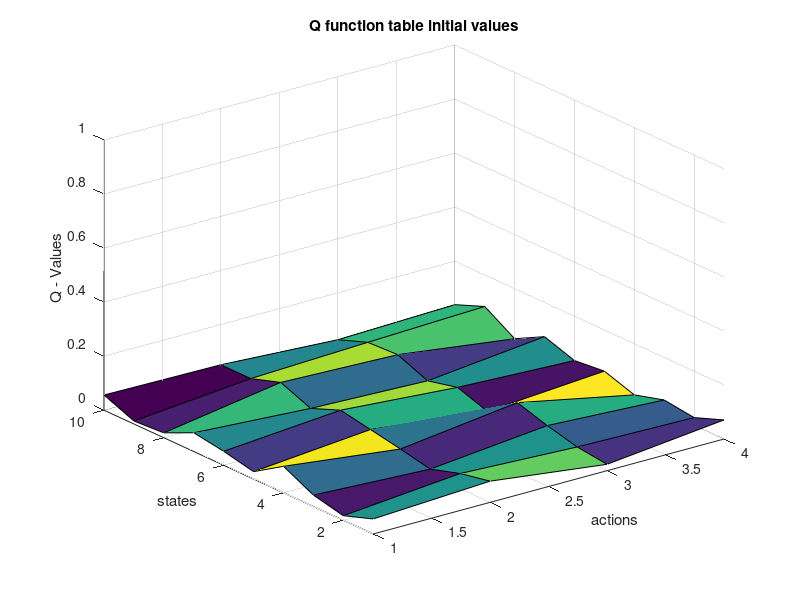

This figure's MATLAB source:
function initalQTable = initQ
% create an 11x4 matrix of values with in bounds... (11 states 4 actions)
% Eventually after many iterations the q table will give us the best 
% actions to take given a state
upperBound = 0.1; lowerBound = 0.01;
% Generate initial Q table
% generate N random numbers in the interval (a,b) with the formula  
% r = a + (b-a).*rand(N,1)... from matlab rand help page
initalQTable = lowerBound + (upperBound-lowerBound).*rand(11,4);
% Plot the initial Q table
figure(1)
surf(initalQTable);
xlabel('actions');
ylabel('states');
zlabel('Q - Values');
title('Q function table initial values');
axis([1 4 1 10 0 1]);
end




